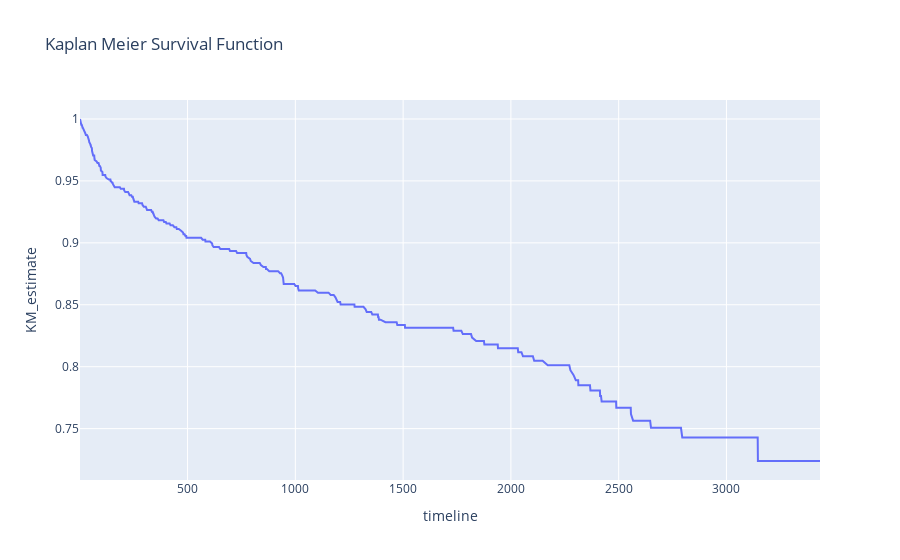

The cell this chart's notebook holds for it:
### Code cell
dff = KM(df)
dff = dff.reset_index()
fig1 = px.line(dff, x='index',  y='surv', title='Kaplan Meier Survival Function', labels={'surv':'KM_estimate', 'index':'timeline'})
fig1

### Figure 1 — Plotly figure (JSON) as saved in the notebook; plotly's stock layout.template omitted (floating-point values rounded to 4 significant figures; data arrays with more than 128 entries replaced by an {"elided": "..."} marker saying what was removed)
{"data": [{"hovertemplate": "timeline=%{x}<br>KM_estimate=%{y}<extra></extra>", "legendgroup": "", "line": {"color": "#636efa", "dash": "solid"}, "mode": "lines", "name": "", "orientation": "v", "showlegend": false, "type": "scatter", "x": {"elided": "607 int values"}, "xaxis": "x", "y": {"elided": "607 float values"}, "yaxis": "y"}], "layout": {"legend": {"tracegroupgap": 0}, "title": {"text": "Kaplan Meier Survival Function"}, "xaxis": {"anchor": "y", "domain": [0, 1], "title": {"text": "timeline"}}, "yaxis": {"anchor": "x", "domain": [0, 1], "title": {"text": "KM_estimate"}}}}
